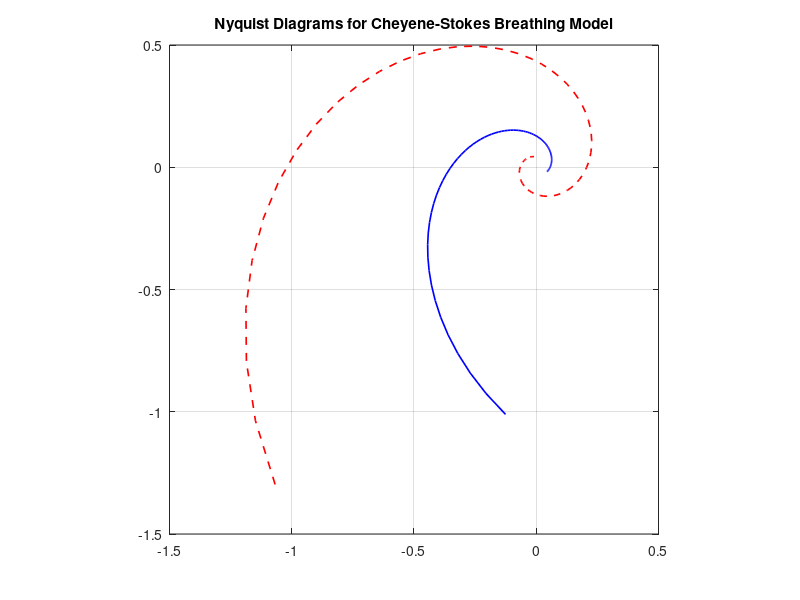

Reproduce this figure in MATLAB.
close all; clear all; clc 

Vlung=2.5;  

K_CO2=0.0065;  

Gp=0.02;  

Gc=0.04; 

tau_p=20;  

tau_c=120;  

VE=0.12;  

VD=0.03;  

PaCO2=40; 

PICO2=0; 

% % For Normal Subject 

Q_N=0.1;  

Tp_N=6.1;  

Tc_N=7.1; 

G_lung_N=(PaCO2-PICO2)/(VE-VD+863*Q_N*K_CO2); 

tau_lung_N=Vlung/(VE-VD+863*Q_N*K_CO2); 

f = [0.01:0.001:0.1]'; 

w = 2*pi*f; 

num1_N=[G_lung_N*Gp]; 

den1_N=[tau_lung_N*tau_p (tau_lung_N+tau_p) 1]; 

Hs1_N = tf(num1_N, den1_N); 

num2N=[G_lung_N*Gc]; 

den2N=[(tau_lung_N*tau_c) (tau_lung_N+tau_c) 1]; 

Hs2N = tf(num2N, den2N); 

[R1_N,I1_N] = nyquist(Hs1_N,w); R1_N=squeeze(R1_N); I1_N=squeeze(I1_N); 

R1del_N=real((R1_N+j*I1_N).*exp(-j*w*Tp_N)); 

I1del_N = imag((R1_N+j*I1_N).*exp(-j*w*Tp_N)); 

[R2_N,I2_N] = nyquist(Hs2N,w); R2_N=squeeze(R2_N); I2_N=squeeze(I2_N); 

R2del_N=real((R2_N+j*I2_N).*exp(-j*w*Tc_N)); 

I2del_N=imag((R2_N+j*I2_N).*exp(-j*w*Tc_N)); 

Rdel_N=R1del_N+R2del_N; 

Idel_N=I1del_N+I2del_N; 

figure(1); 

axis square; plot(Rdel_N,Idel_N, 'b-', 'linewidth', 1.2);  

grid on; hold on; 

title('Nyquist Diagrams for Cheyene-Stokes Breathing Model')  

% For Congestive Heart Failure Patient 

Q_C=0.05;  

Tp_C=12.2;  

Tc_C=14.2; 

G_lung_C=(PaCO2-PICO2)/(VE-VD+863*Q_C*K_CO2); 

tau_lung_C=Vlung/(VE-VD+863*Q_C*K_CO2); 

num1_C=[G_lung_C*Gp]; 

den1_C=[tau_lung_C*tau_p (tau_lung_C+tau_p) 1]; 

Hs1_C = tf(num1_C, den1_C); 

num2_C=[G_lung_C*Gc]; 

den2_C=[(tau_lung_C*tau_c) (tau_lung_C+tau_c) 1]; 

Hs2_C = tf(num2_C, den2_C); 

[R1_C,I1_C] = nyquist(Hs1_C,w); R1_C=squeeze(R1_C); I1_C=squeeze(I1_C); 

R1del_C=real((R1_C+j*I1_C).*exp(-j*w*Tp_C)); 

I1del_C=imag((R1_C+j*I1_C).*exp(-j*w*Tp_C)); 

[R2_C,I2_C] = nyquist(Hs2_C,w); R2_C=squeeze(R2_C); I2_C=squeeze(I2_C); 

R2del_C=real((R2_C+j*I2_C).*exp(-j*w*Tc_C)); 

I2del_C=imag((R2_C+j*I2_C).*exp(-j*w*Tc_C)); 

Rdel_C=R1del_C+R2del_C; 

Idel_C=I1del_C+I2del_C; 

figure(1); 

axis square; plot(Rdel_C,Idel_C, 'r--', 'linewidth', 1.2); 